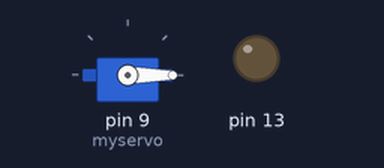
The sketch below on a simulated Arduino Uno, built with avr-gcc and run on an emulated ATmega328P. Shown: servo, output pins drawn as LEDs (lit = HIGH).

Above: at 0.1 s.
At 6.7 s:
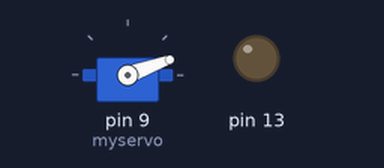
At 13.5 s:
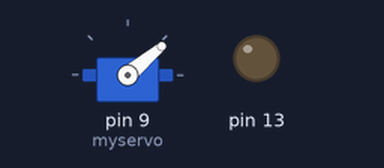
At 27.1 s:
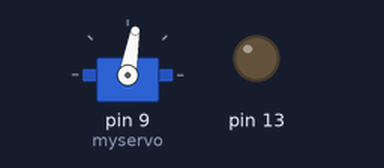
Timing chart, 0 to 28.6 s (numbered marks = the images above):
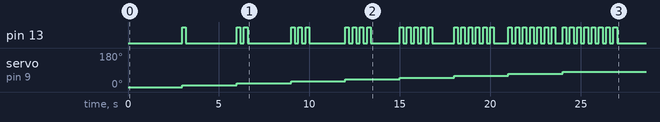

The sketch:

servotest.ino
```cpp
/*
 * This is a super simple servo tester I used when building my QAV400.
 * It covers the range from 0-180 changing approximately every 3
 * seconds and blinking n/10 times when at n degrees.
 *
 * Output:  PWM pin 9
 */

#include <Servo.h>

Servo myservo;

void setup() {
    pinMode(13, OUTPUT);
    myservo.attach(9);  // attaches the servo on pin 9 to the servo object
}

void blink(int n) {
    for (int i = 0; i < n; i++) {
        digitalWrite(13, HIGH);
        delay(200);
        digitalWrite(13, LOW);
        delay(200);
    }
}

void loop() {
    for (int i = 0; i < 180; i+=10) {
        myservo.write(i);
        blink(i / 10);
        delay(min(3000, 3000 - (i/10) * 400));
    }
}
```

Measured:
- by itself, pin 13: LOW → HIGH at 3.0 s, → LOW 0.20 s later, → HIGH 2.8 s later, → LOW 0.20 s later, … (72 changes in this stretch)
- by itself, servo on pin 9 (myservo): moves from 0° to 80° over 21.0 s
